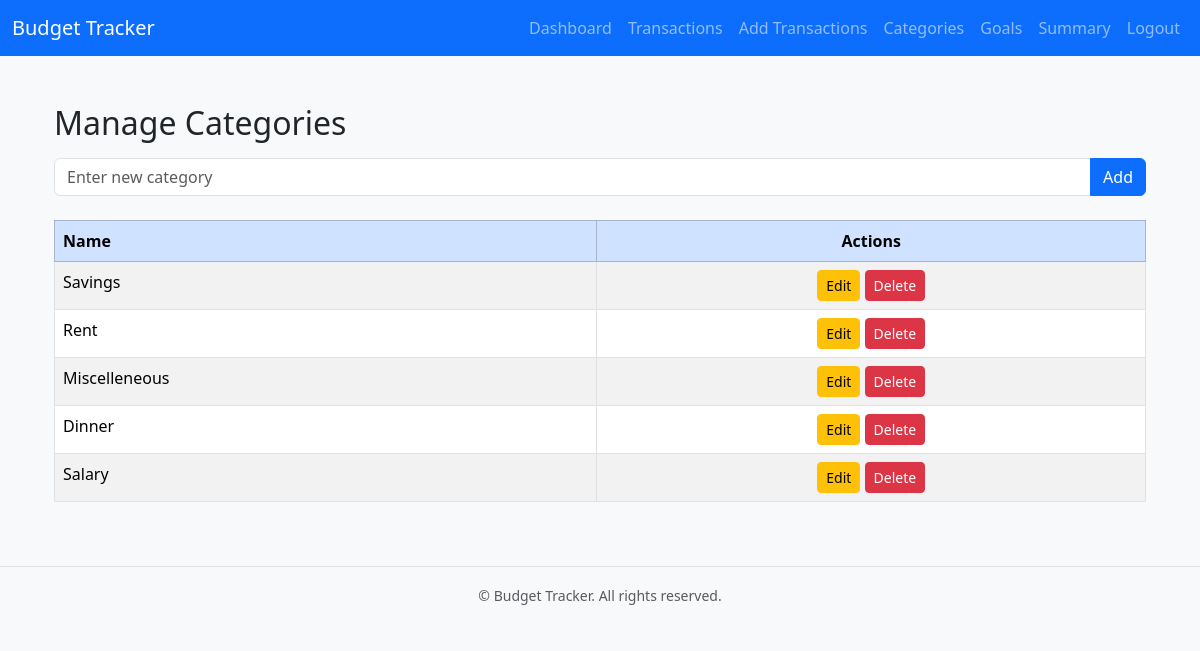
/categories (signed in), run on the app's committed database.
### app/models.py (models this page shows, shortened)
class Category(db.Model):
    id = db.Column(db.Integer, primary_key=True)
    name = db.Column(db.String(50), nullable=False, unique=True)
    user_id = db.Column(db.Integer, db.ForeignKey('user.id', name='fk_category_user_id'), nullable=False)
    transactions = db.relationship('Transaction', backref='category_ref', lazy=True)

### app/routes.py (the view, shortened to what this page needs)
@bp.route('/categories', methods=['GET', 'POST'])
@login_required
def categories():
    form = CategoryForm()
    categories = Category.query.filter_by(user_id=current_user.id).all()
    return render_template('categories.html', form=form, categories=categories)

### app/forms.py
class CategoryForm(FlaskForm):
    name = StringField('Category Name', validators=[DataRequired(), Length(min=2, max=50)])
    submit = SubmitField('Add Category')

### app/__init__.py (called while the page is built)
def create_app():
    app = Flask(__name__)
    app.config.from_object('config.Config')
    db.init_app(app)
    migrate.init_app(app, db)
    login_manager.init_app(app)
    from .models import User
    @login_manager.user_loader
    def load_user(user_id):
        return User.query.get(int(user_id))
    from app.auth.routes import bp as auth_bp
    app.register_blueprint(auth_bp, url_prefix='/auth')
    from app.routes import bp as main_bp
    app.register_blueprint(main_bp)
    return app

### app/templates/categories.html (shortened to what this page needs)
{% extends "base.html" %}
{% block content %}
<div class="container mt-4">
    <h2 class="mb-3">Manage Categories</h2>
    <form method="POST" class="mb-4">
        <div class="input-group">
            {{ form.name(class="form-control", placeholder="Enter new category") }}
            <button class="btn btn-primary" type="submit">Add</button>
        </div>
    </form>
    <table class="table table-bordered table-striped">
        <thead class="table-primary">
            <tr>
                <th>Name</th>
                <th class="text-center">Actions</th>
            </tr>
        </thead>
        <tbody>
            {% for c in categories %}
            <tr>
                <td>{{ c.name }}</td>
                <td class="text-center">
                    <a href="{{ url_for('main.edit_category', id=c.id) }}" class="btn btn-sm btn-warning">Edit</a>
                    <form action="{{ url_for('main.delete_category', id=c.id) }}" method="POST" style="display:inline;">
                        <button type="submit" class="btn btn-sm btn-danger">Delete</button>
                    </form>
                </td>
            </tr>
            {% endfor %}
        </tbody>
    </table>
</div>
{% endblock %}

### app/static/css/style.css (style rules this page uses)
body { font-family: 'segoe UI', sans-serif; }

### data on the page
Category: name "Savings"
Category: name "Rent"
Category: name "Miscelleneous"
Category: name "Dinner"
Category: name "Salary"
